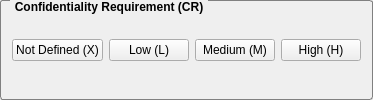
             <widget class="QGroupBox" name="crGroupBox">
              <property name="styleSheet">
               <string notr="true">QGroupBox {
    border: 1px solid gray;
    border-radius: 3px;
    margin-top: 0.5em;
	font-weight: bold;
}

QGroupBox::title {
    subcontrol-origin: margin;
    left: 10px;
    padding: 0 3px 0 3px;
}</string>
              </property>
              <property name="title">
               <string>Confidentiality Requirement (CR)</string>
              </property>
              <layout class="QHBoxLayout" name="horizontalLayout_15">
               <item>
                <widget class="QPushButton" name="crxPushButton">
                 <property name="toolTip">
                  <string>&lt;html&gt;&lt;head/&gt;&lt;body&gt;&lt;p&gt;Assigning this value to the metric will not influence the score. It is a signal to the equation to skip this metric.&lt;/p&gt;&lt;/body&gt;&lt;/html&gt;</string>
                 </property>
                 <property name="text">
                  <string>Not Defined (X)</string>
                 </property>
                 <property name="checkable">
                  <bool>true</bool>
                 </property>
                 <property name="autoExclusive">
                  <bool>true</bool>
                 </property>
                </widget>
               </item>
               <item>
                <widget class="QPushButton" name="crlPushButton">
                 <property name="toolTip">
                  <string>&lt;html&gt;&lt;head/&gt;&lt;body&gt;&lt;p&gt;Loss of confidentiality is likely to have only a limited adverse effect on the organization or individuals associated with the organization (e.g., employees, customers).&lt;/p&gt;&lt;/body&gt;&lt;/html&gt;</string>
                 </property>
                 <property name="text">
                  <string>Low (L)</string>
                 </property>
                 <property name="checkable">
                  <bool>true</bool>
                 </property>
                 <property name="autoExclusive">
                  <bool>true</bool>
                 </property>
                </widget>
               </item>
               <item>
                <widget class="QPushButton" name="crmPushButton">
                 <property name="toolTip">
                  <string>&lt;html&gt;&lt;head/&gt;&lt;body&gt;&lt;p&gt;Loss of confidentiality is likely to have a serious adverse effect on the organization or individuals associated with the organization (e.g., employees, customers).&lt;/p&gt;&lt;/body&gt;&lt;/html&gt;</string>
                 </property>
                 <property name="text">
                  <string>Medium (M)</string>
                 </property>
                 <property name="checkable">
                  <bool>true</bool>
                 </property>
                 <property name="autoExclusive">
                  <bool>true</bool>
                 </property>
                </widget>
               </item>
               <item>
                <widget class="QPushButton" name="crhPushButton">
                 <property name="toolTip">
                  <string>&lt;html&gt;&lt;head/&gt;&lt;body&gt;&lt;p&gt;Loss of confidentiality is likely to have a catastrophic adverse effect on the organization or individuals associated with the organization (e.g., employees, customers).&lt;/p&gt;&lt;/body&gt;&lt;/html&gt;</string>
                 </property>
                 <property name="text">
                  <string>High (H)</string>
                 </property>
                 <property name="checkable">
                  <bool>true</bool>
                 </property>
                 <property name="autoExclusive">
                  <bool>true</bool>
                 </property>
                </widget>
               </item>
              </layout>
             </widget>
